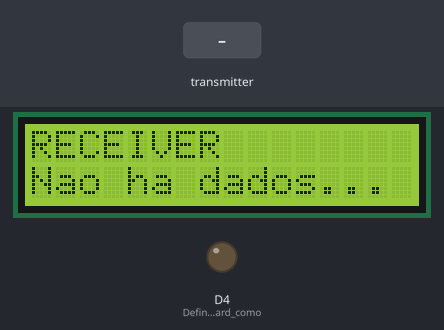
This sketch was run on a simulated ESP8266 (NodeMCU). Parts: 16×2 character LCD, output pins drawn as LEDs (lit = HIGH). The test bench sets the inputs (shaded band). What the sketch prints to the serial monitor is not drawn.

Above: at 1.2 s.
1.3 s: the transmitter starts sending dadosRecebidos = 0
At 4.0 s:
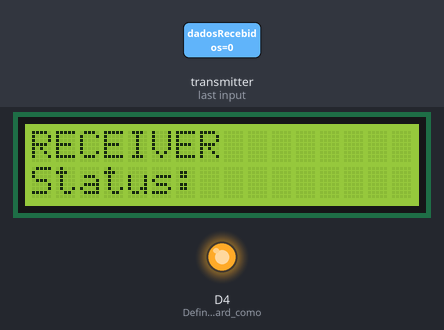
At 7.2 s:
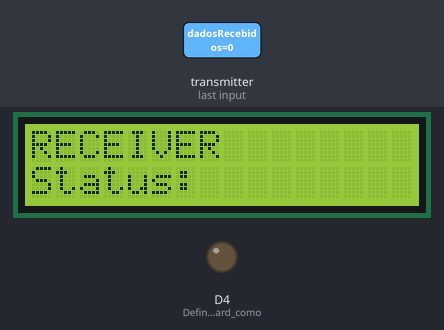
Timing chart, 0 to 13.6 s (numbered marks = the images above; inputs shaded):
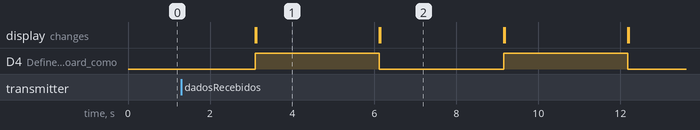

Measured:
- after the input at 1.3 s, the display: first differs from a run without the input after 1.8 s (image 1)
- by itself, D4 (Define_o_LED_Onboard_como): alternates HIGH for 3.0 s and LOW for 3.0 s
- what the display in image 1 shows lasts 3.0 s, from 3.1 s to 6.1 s

The sketch:

sketch_sep06d.ino
```cpp
#include <RF24.h>
#include <nRF24L01.h>
#include <RF24_config.h>
#define radioID 1
#include <LiquidCrystal_I2C.h>

RF24 radio(D3,D8);


byte enderecos[][6] = {"1node","2node"};

int dadoDeEnvio, dadosRecebidos;
// set the LCD number of columns and rows
int lcdColumns = 16;
int lcdRows = 2;

// if you don't know your display address, run an I2C scanner sketch
LiquidCrystal_I2C lcd(0x27, lcdColumns, lcdRows);

void setup() {
  Serial.begin(115200);
   lcd.init();
  // turn on LCD backlight
  lcd.backlight();
   pinMode(D4, OUTPUT);//Define o LED Onboard como saida.
   digitalWrite(D4, 1);//Apaga o LED.
   //comando para iniciar a ouvir

   radio.setChannel(108);  // Above most Wifi Channels
   radio.setDataRate(RF24_250KBPS); // Fast enough.. Better range
   radio.setPALevel(RF24_PA_MIN);
   radio.setCRCLength (RF24_CRC_16);
   radio.powerDown();


  Serial.print("RADIO-ID <=> 1");
  //quando for o outro deve ser desse jeito
  radio.startListening();
  radio.openReadingPipe(1,enderecos[0]);
  Serial.print("\n");

  radio.printDetails();

}

void loop() {
  // put your main code here, to run repeatedly:
   digitalWrite(D4, !digitalRead(D4));
   Serial.println("loop");
   dadoDeEnvio = 255;
   Serial.println("37");
    //comando para parar de ouvir


   Serial.println("40");
   bool ddos;
   bool ddos2;
    bool xpto;
   xpto = radio.isAckPayloadAvailable();
   Serial.print("XPTO "+xpto);
   radio.rxFifoFull();
   radio.stopListening();
   radio.read(&dadosRecebidos, sizeof(int));
   Serial.println("Retorno : "+ddos);
   radio.getChannel();
   Serial.println("Canal : "+radio.getChannel());
   Serial.println("Canal : "+radio.getDataRate());
   Serial.println("Canal : "+radio.getPayloadSize());
   Serial.println("42");
   radio.startListening();
   Serial.println("44");

   lcd.setCursor(0, 0);
   lcd.print("RECEIVER");

   lcd.setCursor(0, 1);
   lcd.print("Status: "+radio.available());

   if(radio.available()){
    Serial.print("Recebidos: ");
    radio.read(&dadosRecebidos, sizeof(int));
    lcd.setCursor(0, 1);
    lcd.print("Status: "+radio.available());
    Serial.println("Radio : "+radio.available());
    Serial.println(dadosRecebidos);

   }else{
     lcd.setCursor(0, 1);
    lcd.print("Nao ha dados...");
   }

   delay(3000);
    lcd.clear();
}
```
